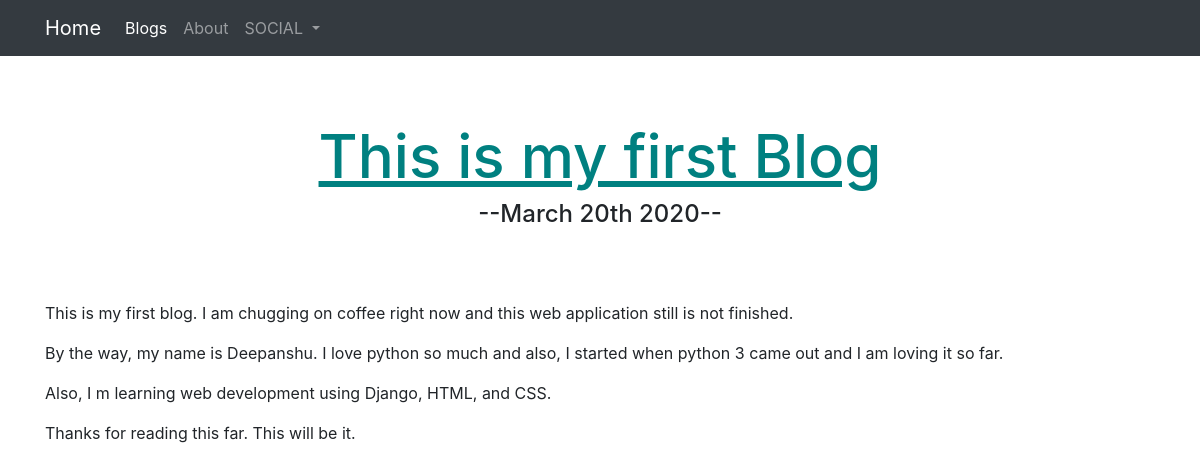
The page /blog/6/ on the database its author committed.
### blog/models.py (models this page shows)
class Blog(models.Model):
    title = models.CharField(max_length=50)
    content = models.TextField()
    upload_date = models.DateField(auto_now=True)
    def __str__(self):
        return self.title

### blog/views.py (the view)
# urls.py: path('<int:blog_id>/', views.detail, name='detail'),
def detail(request, blog_id):
    blog = get_object_or_404(Blog, pk=blog_id)
    return render(request, 'blog/detail.html', {'blog':blog})

### templates/blog/detail.html
{% extends 'base.html' %}
{% block content %}
<br>
<br>
<div style="text-align:center">
    <div style="color:teal">
        <h1 style="font-size:60px">
            <u>{{ blog }}</u>
        </h1>
    </div>
    <h4>
        --{{blog.upload_date|date:'F jS Y'}}--
    </h4>
</div>
<br>
<br>
<div class="container">
    <p style="margin-right:20px">
        {{blog.content|safe}}
    </p>
</div>
{% endblock %}

### rows shown on the page
Blog: title "This is my first Blog", upload_date "March 20th 2020", content "This is my first blog. I am chugging on coffee right now and this web application still is not finished. By the way, my name is Deepanshu. I love python so much and also, I started when python 3 came out and I am loving it so far. Also, I m learning web development using Django, HTML, and CSS. Thanks for reading this far. This will be it."
